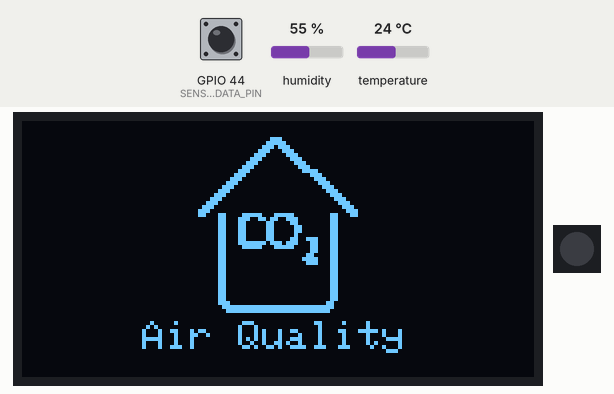
This sketch was run on a simulated ESP32. On the bench: 128×64 one-colour display, 1 RGB LEDs in strip order, left to right. Inputs (shaded band) come from the test bench; at power-on: GPIO 44 (SENSOR_DATA_PIN) LOW, humidity 55 %, temperature 24 °C. Dim RGB values are drawn brighter than linear; WiFi joins after 1.5 s; servers stay silent unless stated; what the sketch prints to the serial monitor is not drawn.

Above: at 7.7 s.
7.8 s: GPIO 44 (SENSOR_DATA_PIN) pulsed HIGH 2 times (0.12 s each, 0.3 s apart)
At 9.7 s:
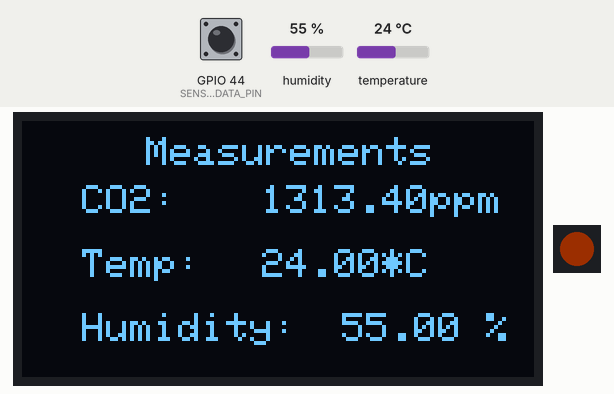
10.0 s: GPIO 44 (SENSOR_DATA_PIN) driven HIGH
At 11.4 s:
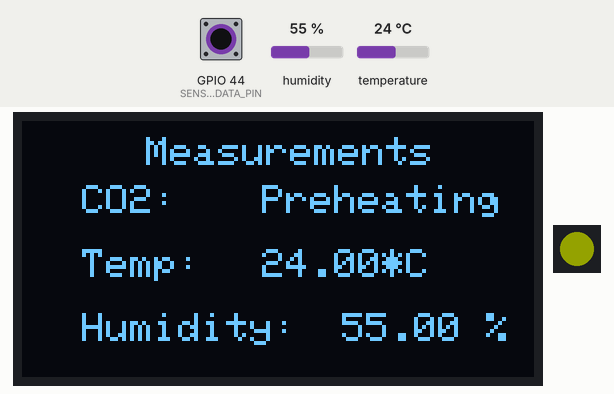
11.9 s: GPIO 44 (SENSOR_DATA_PIN) pulsed LOW 5 times (0.12 s each, 0.3 s apart)
At 13.7 s:
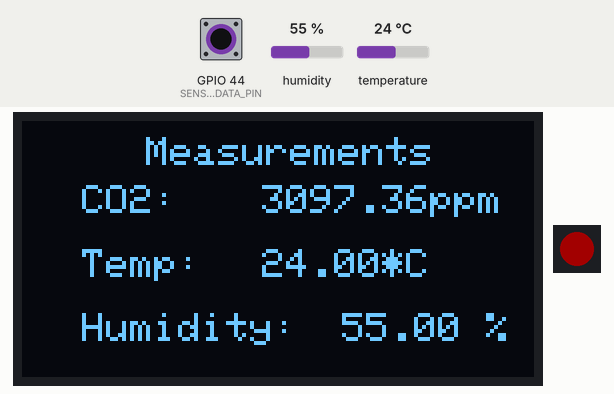
Timing chart, 0 to 15.2 s (numbered marks = the images above; inputs shaded):
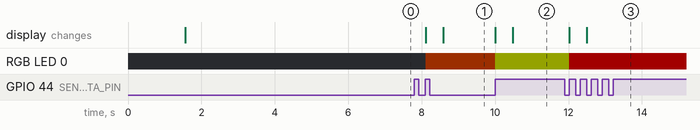

Measured:
- after the input at 7.8 s, RGB LED 0: off → RGB(27, 8, 0) after 0.31 s
- after the input at 10.0 s, RGB LED 0: RGB(27, 8, 0) → RGB(32, 35, 0) at once
- after the input at 11.9 s, RGB LED 0: RGB(32, 35, 0) → RGB(35, 0, 0) after 0.12 s

The sketch:

CO2_Sensing_Sketch.ino
```cpp
#include <Arduino.h>
#include <WiFi.h>
#include <Firebase_ESP_Client.h>
#include "addons/TokenHelper.h"
#include "addons/RTDBHelper.h"

#define WIFI_SSID "iPhone"
#define WIFI_PASSWORD "12345678"

#define API_KEY "AIzaSyAXINmBHzgSSWfuVgMyQ35c_KGADKa_F1U"
#define DATABASE_URL "https://co2-sensing-87192-default-rtdb.firebaseio.com/"

// Define Firebase Data object
FirebaseData fbdo;
FirebaseAuth auth;
FirebaseConfig config;

unsigned long sendDataPrevMillis = 0;
int count = 0;
bool signupOK = false;

// For OLED LCD Display
#include <Adafruit_GFX.h>
#include <Adafruit_SSD1306.h>
// BME280 Environmental Sensor Imports
// This sensor can sense temperature, humidity, and air pressure. However for this project
// we will only be keeping track of temperature and humidity.
#include <Wire.h>
#include <SPI.h>
#include <Adafruit_BME280.h>
#include <Adafruit_Sensor.h>
// For RGB LED
#include <FastLED.h>

// On-board RGB LED setup
#define NUM_LEDS 1        // The ESP32 has 1 RGB LED
#define RGB_DATA_PIN D8   // The pin for controlling the RGB LED
#define LED_TYPE NEOPIXEL // RGB LED strip type
#define BRIGHTNESS 35
CRGB leds[NUM_LEDS];

void set_rgb_led_color(float concentration) {
  if (concentration == -1.0) {      // Fault
    FastLED.clear();                // No light
    return;
  }
  else if (concentration == 0.0) {  // Preheating
    leds[0] = CRGB(229, 255, 0);    // Yellow
    FastLED.show();
    return;
  }
  else if (concentration == 1.0) {  // Outside range
    leds[0] = CRGB(230, 0, 255);    // Purple
    FastLED.show();
    return;
  }

  if (concentration >= 1600) {
    leds[0] = CRGB(255, 0, 0);
    FastLED.show();
    return;
  }
  // Smoothly select a color. Concentrations of 1599 will have a red light
  // while concentrations closer to 400 will have a green hue.
  int smooth_selection_value = ((-255.0/1249.0) * concentration) + 326.0;

  int r = 255 - smooth_selection_value;
  int g = 0 + smooth_selection_value;
  int b = 0;

  Serial.printf("The rgb value is (%d, %d, %d)\n", r, g, b);

  leds[0] = CRGB(r, g, b);
  FastLED.show();
}

// OLED Screen Setup
#define SCREEN_WIDTH 128
#define SCREEN_HEIGHT 64
#define OLED_RESET -1  // Reset pin # (-1 if sharing Arduino reset pin)
Adafruit_SSD1306 display(SCREEN_WIDTH, SCREEN_HEIGHT, &Wire, OLED_RESET);  // Declaration for an SSD1306 display connected to I2C (SDA, SCL pins)

// This is an array that displays a splash screen that contains a logo and the text
// "CO2 sensor" below. It appears briefly when the device is powered on.
const unsigned char splash [] PROGMEM = {
  0x00, 0x00, 0x00, 0x00, 0x00, 0x00, 0x00, 0x00, 0x00, 0x00, 0x00, 0x00, 0x00, 0x00, 0x00, 0x00,
  0x00, 0x00, 0x00, 0x00, 0x00, 0x00, 0x00, 0x00, 0x00, 0x00, 0x00, 0x00, 0x00, 0x00, 0x00, 0x00,
  0x00, 0x00, 0x00, 0x00, 0x00, 0x00, 0x00, 0x00, 0x00, 0x00, 0x00, 0x00, 0x00, 0x00, 0x00, 0x00,
  0x00, 0x00, 0x00, 0x00, 0x00, 0x00, 0x00, 0x00, 0x00, 0x00, 0x00, 0x00, 0x00, 0x00, 0x00, 0x00,
  0x00, 0x00, 0x00, 0x00, 0x00, 0x00, 0x00, 0x03, 0x80, 0x00, 0x00, 0x00, 0x00, 0x00, 0x00, 0x00,
  0x00, 0x00, 0x00, 0x00, 0x00, 0x00, 0x00, 0x07, 0xc0, 0x00, 0x00, 0x00, 0x00, 0x00, 0x00, 0x00,
  0x00, 0x00, 0x00, 0x00, 0x00, 0x00, 0x00, 0x0e, 0xe0, 0x00, 0x00, 0x00, 0x00, 0x00, 0x00, 0x00,
  0x00, 0x00, 0x00, 0x00, 0x00, 0x00, 0x00, 0x1c, 0x70, 0x00, 0x00, 0x00, 0x00, 0x00, 0x00, 0x00,
  0x00, 0x00, 0x00, 0x00, 0x00, 0x00, 0x00, 0x38, 0x38, 0x00, 0x00, 0x00, 0x00, 0x00, 0x00, 0x00,
  0x00, 0x00, 0x00, 0x00, 0x00, 0x00, 0x00, 0x70, 0x1c, 0x00, 0x00, 0x00, 0x00, 0x00, 0x00, 0x00,
  0x00, 0x00, 0x00, 0x00, 0x00, 0x00, 0x00, 0xe0, 0x0e, 0x00, 0x00, 0x00, 0x00, 0x00, 0x00, 0x00,
  0x00, 0x00, 0x00, 0x00, 0x00, 0x00, 0x01, 0xc0, 0x07, 0x00, 0x00, 0x00, 0x00, 0x00, 0x00, 0x00,
  0x00, 0x00, 0x00, 0x00, 0x00, 0x00, 0x03, 0x80, 0x03, 0xc0, 0x00, 0x00, 0x00, 0x00, 0x00, 0x00,
  0x00, 0x00, 0x00, 0x00, 0x00, 0x00, 0x07, 0x00, 0x00, 0xe0, 0x00, 0x00, 0x00, 0x00, 0x00, 0x00,
  0x00, 0x00, 0x00, 0x00, 0x00, 0x00, 0x0e, 0x00, 0x00, 0x70, 0x00, 0x00, 0x00, 0x00, 0x00, 0x00,
  0x00, 0x00, 0x00, 0x00, 0x00, 0x00, 0x1c, 0x00, 0x00, 0x38, 0x00, 0x00, 0x00, 0x00, 0x00, 0x00,
  0x00, 0x00, 0x00, 0x00, 0x00, 0x00, 0x38, 0x00, 0x00, 0x1c, 0x00, 0x00, 0x00, 0x00, 0x00, 0x00,
  0x00, 0x00, 0x00, 0x00, 0x00, 0x00, 0x70, 0x00, 0x00, 0x0e, 0x00, 0x00, 0x00, 0x00, 0x00, 0x00,
  0x00, 0x00, 0x00, 0x00, 0x00, 0x00, 0xe0, 0x00, 0x00, 0x07, 0x00, 0x00, 0x00, 0x00, 0x00, 0x00,
  0x00, 0x00, 0x00, 0x00, 0x00, 0x01, 0xc0, 0x00, 0x00, 0x03, 0x80, 0x00, 0x00, 0x00, 0x00, 0x00,
  0x00, 0x00, 0x00, 0x00, 0x00, 0x03, 0x80, 0x00, 0x00, 0x01, 0xc0, 0x00, 0x00, 0x00, 0x00, 0x00,
  0x00, 0x00, 0x00, 0x00, 0x00, 0x07, 0x00, 0x00, 0x00, 0x00, 0xe0, 0x00, 0x00, 0x00, 0x00, 0x00,
  0x00, 0x00, 0x00, 0x00, 0x00, 0x0e, 0x00, 0x00, 0x00, 0x00, 0x70, 0x00, 0x00, 0x00, 0x00, 0x00,
  0x00, 0x00, 0x00, 0x00, 0x00, 0x0c, 0x61, 0xf1, 0xf0, 0x06, 0x30, 0x00, 0x00, 0x00, 0x00, 0x00,
  0x00, 0x00, 0x00, 0x00, 0x00, 0x00, 0x63, 0x9b, 0x38, 0x06, 0x00, 0x00, 0x00, 0x00, 0x00, 0x00,
  0x00, 0x00, 0x00, 0x00, 0x00, 0x00, 0x63, 0x06, 0x18, 0x06, 0x00, 0x00, 0x00, 0x00, 0x00, 0x00,
  0x00, 0x00, 0x00, 0x00, 0x00, 0x00, 0x63, 0x06, 0x0c, 0x06, 0x00, 0x00, 0x00, 0x00, 0x00, 0x00,
  0x00, 0x00, 0x00, 0x00, 0x00, 0x00, 0x63, 0x06, 0x0c, 0x06, 0x00, 0x00, 0x00, 0x00, 0x00, 0x00,
  0x00, 0x00, 0x00, 0x00, 0x00, 0x00, 0x63, 0x06, 0x08, 0x06, 0x00, 0x00, 0x00, 0x00, 0x00, 0x00,
  0x00, 0x00, 0x00, 0x00, 0x00, 0x00, 0x63, 0x06, 0x19, 0xc6, 0x00, 0x00, 0x00, 0x00, 0x00, 0x00,
  0x00, 0x00, 0x00, 0x00, 0x00, 0x00, 0x63, 0xfb, 0xb8, 0xc6, 0x00, 0x00, 0x00, 0x00, 0x00, 0x00,
  0x00, 0x00, 0x00, 0x00, 0x00, 0x00, 0x61, 0xf1, 0xf0, 0xc6, 0x00, 0x00, 0x00, 0x00, 0x00, 0x00,
  0x00, 0x00, 0x00, 0x00, 0x00, 0x00, 0x60, 0x00, 0x00, 0xc6, 0x00, 0x00, 0x00, 0x00, 0x00, 0x00,
  0x00, 0x00, 0x00, 0x00, 0x00, 0x00, 0x60, 0x00, 0x01, 0x86, 0x00, 0x00, 0x00, 0x00, 0x00, 0x00,
  0x00, 0x00, 0x00, 0x00, 0x00, 0x00, 0x60, 0x00, 0x03, 0xc6, 0x00, 0x00, 0x00, 0x00, 0x00, 0x00,
  0x00, 0x00, 0x00, 0x00, 0x00, 0x00, 0x60, 0x00, 0x01, 0xc6, 0x00, 0x00, 0x00, 0x00, 0x00, 0x00,
  0x00, 0x00, 0x00, 0x00, 0x00, 0x00, 0x60, 0x00, 0x00, 0x06, 0x00, 0x00, 0x00, 0x00, 0x00, 0x00,
  0x00, 0x00, 0x00, 0x00, 0x00, 0x00, 0x60, 0x00, 0x00, 0x06, 0x00, 0x00, 0x00, 0x00, 0x00, 0x00,
  0x00, 0x00, 0x00, 0x00, 0x00, 0x00, 0x60, 0x00, 0x00, 0x06, 0x00, 0x00, 0x00, 0x00, 0x00, 0x00,
  0x00, 0x00, 0x00, 0x00, 0x00, 0x00, 0x60, 0x00, 0x00, 0x06, 0x00, 0x00, 0x00, 0x00, 0x00, 0x00,
  0x00, 0x00, 0x00, 0x00, 0x00, 0x00, 0x60, 0x00, 0x00, 0x06, 0x00, 0x00, 0x00, 0x00, 0x00, 0x00,
  0x00, 0x00, 0x00, 0x00, 0x00, 0x00, 0x60, 0x00, 0x00, 0x06, 0x00, 0x00, 0x00, 0x00, 0x00, 0x00,
  0x00, 0x00, 0x00, 0x00, 0x00, 0x00, 0x60, 0x00, 0x00, 0x06, 0x00, 0x00, 0x00, 0x00, 0x00, 0x00,
  0x00, 0x00, 0x00, 0x00, 0x00, 0x00, 0x60, 0x00, 0x00, 0x06, 0x00, 0x00, 0x00, 0x00, 0x00, 0x00,
  0x00, 0x00, 0x00, 0x00, 0x00, 0x00, 0x60, 0x00, 0x00, 0x06, 0x00, 0x00, 0x00, 0x00, 0x00, 0x00,
  0x00, 0x00, 0x00, 0x00, 0x00, 0x00, 0x70, 0x00, 0x00, 0x0c, 0x00, 0x00, 0x00, 0x00, 0x00, 0x00,
  0x00, 0x00, 0x00, 0x00, 0x00, 0x00, 0x3f, 0xff, 0xff, 0xfc, 0x00, 0x00, 0x00, 0x00, 0x00, 0x00,
  0x00, 0x00, 0x00, 0x00, 0x00, 0x00, 0x1f, 0xff, 0xff, 0xf8, 0x00, 0x00, 0x00, 0x00, 0x00, 0x00,
  0x00, 0x00, 0x00, 0x00, 0x00, 0x00, 0x00, 0x00, 0x00, 0x00, 0x00, 0x00, 0x00, 0x00, 0x00, 0x00,
  0x00, 0x00, 0x00, 0x00, 0x00, 0x00, 0x00, 0x00, 0x00, 0x00, 0x00, 0x00, 0x00, 0x00, 0x00, 0x00,
  0x00, 0x00, 0x00, 0x00, 0x00, 0x00, 0x00, 0x00, 0x00, 0x00, 0x00, 0x00, 0x00, 0x00, 0x00, 0x00,
  0x00, 0x00, 0x00, 0x00, 0x00, 0x00, 0x00, 0x00, 0x00, 0x00, 0x00, 0x00, 0x00, 0x00, 0x00, 0x00,
  0x00, 0x00, 0x00, 0x00, 0x00, 0x00, 0x00, 0x00, 0x00, 0x00, 0x00, 0x00, 0x00, 0x00, 0x00, 0x00,
  0x00, 0x00, 0x00, 0x00, 0x00, 0x00, 0x00, 0x00, 0x00, 0x00, 0x00, 0x00, 0x00, 0x00, 0x00, 0x00,
  0x00, 0x00, 0x00, 0x00, 0x00, 0x00, 0x00, 0x00, 0x00, 0x00, 0x00, 0x00, 0x00, 0x00, 0x00, 0x00,
  0x00, 0x00, 0x00, 0x00, 0x00, 0x00, 0x00, 0x00, 0x00, 0x00, 0x00, 0x00, 0x00, 0x00, 0x00, 0x00,
  0x00, 0x00, 0x00, 0x00, 0x00, 0x00, 0x00, 0x00, 0x00, 0x00, 0x00, 0x00, 0x00, 0x00, 0x00, 0x00,
  0x00, 0x00, 0x00, 0x00, 0x00, 0x00, 0x00, 0x00, 0x00, 0x00, 0x00, 0x00, 0x00, 0x00, 0x00, 0x00,
  0x00, 0x00, 0x00, 0x00, 0x00, 0x00, 0x00, 0x00, 0x00, 0x00, 0x00, 0x00, 0x00, 0x00, 0x00, 0x00,
  0x00, 0x00, 0x00, 0x00, 0x00, 0x00, 0x00, 0x00, 0x00, 0x00, 0x00, 0x00, 0x00, 0x00, 0x00, 0x00,
  0x00, 0x00, 0x00, 0x00, 0x00, 0x00, 0x00, 0x00, 0x00, 0x00, 0x00, 0x00, 0x00, 0x00, 0x00, 0x00,
  0x00, 0x00, 0x00, 0x00, 0x00, 0x00, 0x00, 0x00, 0x00, 0x00, 0x00, 0x00, 0x00, 0x00, 0x00, 0x00,
  0x00, 0x00, 0x00, 0x00, 0x00, 0x00, 0x00, 0x00, 0x00, 0x00, 0x00, 0x00, 0x00, 0x00, 0x00, 0x00,
  0x00, 0x00, 0x00, 0x00, 0x00, 0x00, 0x00, 0x00, 0x00, 0x00, 0x00, 0x00, 0x00, 0x00, 0x00, 0x00
};

// CO2 Sensor Code
// Infrared CO2 Sensor range : 400-4980ppm
// ON ESP32, the interrupt pin is D7. Other non-conflicting pins can also be selected as external interrupt pins.
// This is where the signal of the CO2 sensor is plugged in.
#define SENSOR_DATA_PIN   (D7)   // Sensor PWM interface
#define INTERRUPT_NUMBER   digitalPinToInterrupt(SENSOR_DATA_PIN)   // interrupt number
#define VOLTAGE 3.3
// Used in interrupt, calculate pulse width variable
volatile unsigned long pwmHighStartTicks=0, pwmHighEndTicks=0;
volatile unsigned long pwmHighVal=0, pwmLowVal=0;
// interrupt flag
volatile uint8_t flag=0;

void interruptChange()
{
  if (digitalRead(SENSOR_DATA_PIN)) {
    pwmHighStartTicks = micros();    // store the current micros() value
    if(2 == flag){
      flag = 4;
      if(pwmHighStartTicks > pwmHighEndTicks) {
        pwmLowVal = pwmHighStartTicks - pwmHighEndTicks;
      }
    }else{
      flag = 1;
    }
  } else {
    pwmHighEndTicks = micros();    // store the current micros() value
    if(1 == flag){
      flag = 2;
      if(pwmHighEndTicks > pwmHighStartTicks){
        pwmHighVal = pwmHighEndTicks - pwmHighStartTicks;
      }
    }
  }
}


// Function that gets the CO2 concentration using pulse width modulation (PWM)
// Returns a float
// Returns concentration if the CO2 concentration is in the normal range (300-5000ppm)
// Returns -1.0 if there is a Fault
// Returns 0.0 if the sensor is preheating
// Returns 1.0 if the sensor is outside of the normal range
float getCO2Concentration() {
  float concentration;
    flag = 1;
    float pwmHighVal_ms = (pwmHighVal * 1000.0) / (pwmLowVal + pwmHighVal);
    if (pwmHighVal_ms < 0.01){
      concentration = -1.0;   // Fault. No or very little signal being received.
    }
    else if (pwmHighVal_ms < 80.00){
      concentration = 0.0;    // Preheating
    }
    else if (pwmHighVal_ms < 998.00){
      concentration = (pwmHighVal_ms - 2) * VOLTAGE;
    } else {
      concentration = 1.0;    // Outside of range
    }
  return concentration;
}

// BME280 Setup
Adafruit_BME280 bme; // use I2C interface
Adafruit_Sensor *bme_temp = bme.getTemperatureSensor();
Adafruit_Sensor *bme_pressure = bme.getPressureSensor();
Adafruit_Sensor *bme_humidity = bme.getHumiditySensor();
sensors_event_t temp_event, pressure_event, humidity_event;


void setup() {
  // Set the data rate in bits-per-second to establish serial communication
  Serial.begin(115200);
  Serial.println("beginning...");

  // ---------WIFI SETUP-----------------
  WiFi.begin(WIFI_SSID, WIFI_PASSWORD);
  Serial.print("Connecting to Wi-Fi");
  while (WiFi.status() != WL_CONNECTED) {
    Serial.print(".");
    delay(300);
  }
  Serial.println();
  Serial.print("Connected with IP: ");
  Serial.println(WiFi.localIP());
  Serial.println();
  // --------FIREBASE SETUP---------------
  config.api_key = API_KEY;
  config.database_url = DATABASE_URL;
  // Sign up
  if (Firebase.signUp(&config, &auth, "", "")) {
    Serial.println("ok");
    signupOK = true;
  }
  else {
    Serial.printf("%s\n", config.signer.signupError.message.c_str());
  }
  /* Assign the callback function for the long running token generation task */
  config.token_status_callback = tokenStatusCallback; //see addons/TokenHelper.h
  Firebase.begin(&config, &auth);
  Firebase.reconnectWiFi(true);

  // Setup RGB LED
  FastLED.addLeds<LED_TYPE, RGB_DATA_PIN>(leds, NUM_LEDS); // Initialize RGB LED
  FastLED.setBrightness(BRIGHTNESS);

  // Set the pin to read input from the CO2 sensor
  pinMode(SENSOR_DATA_PIN, INPUT);
  // This interrupt will be triggered whenever there is a change in the value
  // of the SENSOR_DATA_PIN. In the context of PWM, this means a rising or
  // falling edge of the PWM signal.
  attachInterrupt(INTERRUPT_NUMBER, interruptChange, CHANGE);

  // Setup BME Sensor
    if (!bme.begin()) {
    Serial.println(F("Could not find a valid BME280 sensor, check wiring!"));
    while (1) {
      // Flash Between light blue and green
      leds[0] = CRGB(52, 207, 235);
      FastLED.show();
      delay(5);
      leds[0] = CRGB(52, 207, 235);
      FastLED.show();
      delay(5);
    }
  }
  // Prints sensor details to the serial monitor.
  bme_temp->printSensorDetails();
  bme_pressure->printSensorDetails();
  bme_humidity->printSensorDetails();

  // Display Setup
  if(!display.begin(SSD1306_SWITCHCAPVCC, 0x3C))                     //Connect to the OLED display
  {
    Serial.println(F("SSD1306 allocation failed"));                  //If connection fails
    leds[0] = CRGB(8, 0, 255);
    FastLED.show();
    for(;;);                                                         //Don't proceed, loop forever
  }
  display.clearDisplay();                                            //Clear the display
  display.setTextColor(SSD1306_WHITE);                               //Set the text colour to white
  display.drawBitmap(0, 0, splash, 128, 64, WHITE);                  //Display bitmap from array
  display.setTextSize(1);                                            //Set the text size
  display.setCursor(30,50);
  display.print(F("Air Quality"));
  display.display();
  delay(5000);
}

void loop() {
  if (flag == 4) {
    display.clearDisplay();           //Clear display
    display.setCursor(31,4);
    display.print(F("Measurements"));  // Write "Measurements" at the top of the screen

    // Get and display CO2 concentration
    display.setCursor(15,16);
    display.print(F("CO2: "));
    display.setCursor(60,16);
    float concentration = getCO2Concentration();
    set_rgb_led_color(concentration);
    Serial.print(concentration);    // Print to serial
    Serial.println(" ppm");
    // Handle special cases first
    if (concentration == -1.0) {          // Fault

      display.print(F("ERROR"));
    } else if (concentration == 0.0) {    // Preheating
      Serial.println("Sensor preheating. Please wait.");
      display.print(F("Preheating"));

    } else if (concentration == 1.0) {   // Out of range (OOR)
      Serial.println("Beyond the maximum range : 398~4980ppm");
      display.print(F("Range"));
    } else {
      display.print(concentration);   // Show on OLED display
      display.print(F("ppm"));
    }

    // Get and display temperature
    bme_temp->getEvent(&temp_event);
    display.setCursor(15,32);
    Serial.print("Temperature: ");
    Serial.print(temp_event.temperature);    // Print to serial
    Serial.println("*C");
    display.print(F("Temp: "));     // Show on OLED display
    display.setCursor(60,32);
    display.print(temp_event.temperature);
    display.print(F("*C"));

    // Get and display humidity
    bme_humidity->getEvent(&humidity_event);
    display.setCursor(15,48);
    Serial.print("Humidity: ");
    Serial.print(humidity_event.relative_humidity);    // Print to serial
    Serial.println(" %");
    display.print(F("Humidity: "));          // Show on OLED display
    display.setCursor(80,48);
    display.print(humidity_event.relative_humidity);
    display.print(F(" %"));

    // Now that we have all the readings, go ahead and update Firebase
    if (Firebase.ready() && signupOK) {
      if (Firebase.RTDB.setFloat(&fbdo, "/co2_concentration", concentration)) {
        Serial.println("PASSED");
        Serial.println("PATH: " + fbdo.dataPath());
        Serial.println("TYPE: " + fbdo.dataType());
      }
      else {
        Serial.println("FAILED");
        Serial.println("REASON: " + fbdo.errorReason());
      }
      Firebase.RTDB.setFloat(&fbdo, "/temperature", temp_event.temperature);
      Firebase.RTDB.setFloat(&fbdo, "/humidity", humidity_event.relative_humidity);
    }
    else {
      Serial.println("Firebase not ready");
    }

    // // Get and display air pressure
    // bme_pressure->getEvent(&pressure_event);
    // display.setCursor(15,24);
    // Serial.print("Pressure: ");
    // Serial.print(pressure_event.pressure);    // Print to serial
    // Serial.println(" hPa");
    // display.print(F("Pressure: "));          // Show on OLED display
    // display.setCursor(60,24);
    // display.print(humidity_event.relative_humidity);
    // display.print(F(" hpa"));

    Serial.println();
    display.display();
    delay(1000);
  }
}
```
